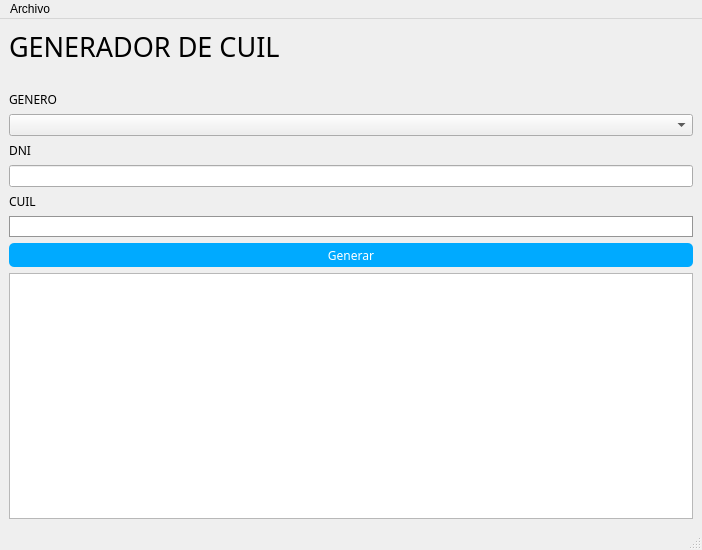
<?xml version="1.0" encoding="UTF-8"?>
<ui version="4.0">
 <class>MainWindow</class>
 <widget class="QMainWindow" name="MainWindow">
  <property name="geometry">
   <rect>
    <x>0</x>
    <y>0</y>
    <width>702</width>
    <height>550</height>
   </rect>
  </property>
  <property name="windowTitle">
   <string>MainWindow</string>
  </property>
  <property name="styleSheet">
   <string notr="true"/>
  </property>
  <widget class="QWidget" name="centralwidget">
   <layout class="QVBoxLayout" name="verticalLayout_4">
    <item>
     <widget class="QLabel" name="lblTitulo">
      <property name="font">
       <font>
        <family>Yu Gothic</family>
        <pointsize>20</pointsize>
       </font>
      </property>
      <property name="text">
       <string>GENERADOR DE CUIL</string>
      </property>
     </widget>
    </item>
    <item>
     <spacer name="verticalSpacer">
      <property name="orientation">
       <enum>Qt::Vertical</enum>
      </property>
      <property name="sizeType">
       <enum>QSizePolicy::Fixed</enum>
      </property>
      <property name="sizeHint" stdset="0">
       <size>
        <width>20</width>
        <height>20</height>
       </size>
      </property>
     </spacer>
    </item>
    <item>
     <widget class="QLabel" name="lblGenero">
      <property name="font">
       <font>
        <family>Yu Gothic</family>
       </font>
      </property>
      <property name="text">
       <string>GENERO</string>
      </property>
     </widget>
    </item>
    <item>
     <widget class="QComboBox" name="cmbGenero">
      <property name="minimumSize">
       <size>
        <width>0</width>
        <height>22</height>
       </size>
      </property>
      <property name="font">
       <font>
        <family>Yu Gothic UI</family>
       </font>
      </property>
      <property name="styleSheet">
       <string notr="true"/>
      </property>
     </widget>
    </item>
    <item>
     <widget class="QLabel" name="lblDni">
      <property name="font">
       <font>
        <family>Yu Gothic</family>
       </font>
      </property>
      <property name="text">
       <string>DNI</string>
      </property>
     </widget>
    </item>
    <item>
     <widget class="QLineEdit" name="txtDni">
      <property name="minimumSize">
       <size>
        <width>0</width>
        <height>22</height>
       </size>
      </property>
      <property name="font">
       <font>
        <family>Yu Gothic UI</family>
        <pointsize>10</pointsize>
       </font>
      </property>
      <property name="styleSheet">
       <string notr="true">QLineEdit {
	padding-left: 2px;
}</string>
      </property>
      <property name="text">
       <string/>
      </property>
     </widget>
    </item>
    <item>
     <widget class="QLabel" name="lblCuil">
      <property name="font">
       <font>
        <family>Yu Gothic</family>
       </font>
      </property>
      <property name="text">
       <string>CUIL</string>
      </property>
     </widget>
    </item>
    <item>
     <widget class="QLabel" name="txtCuil">
      <property name="minimumSize">
       <size>
        <width>0</width>
        <height>18</height>
       </size>
      </property>
      <property name="font">
       <font>
        <family>Yu Gothic UI</family>
        <pointsize>10</pointsize>
       </font>
      </property>
      <property name="styleSheet">
       <string notr="true">QLabel {
	padding: 2px;
	border: 1px solid rgb(149, 149, 149);
	background-color: rgb(255, 255, 255);
}</string>
      </property>
      <property name="text">
       <string/>
      </property>
     </widget>
    </item>
    <item>
     <widget class="QPushButton" name="btnGenerar">
      <property name="enabled">
       <bool>true</bool>
      </property>
      <property name="minimumSize">
       <size>
        <width>0</width>
        <height>24</height>
       </size>
      </property>
      <property name="font">
       <font>
        <family>Yu Gothic</family>
       </font>
      </property>
      <property name="styleSheet">
       <string notr="true">QPushButton{
	background-color: rgb(0, 170, 255);
	color: rgb(255, 255, 255);
	border-radius: 5px;
}

QPushButton:hover {
	background-color: rgb(0, 150, 255);
}
</string>
      </property>
      <property name="text">
       <string>Generar</string>
      </property>
     </widget>
    </item>
    <item>
     <widget class="QTableView" name="tableDatos">
      <property name="font">
       <font>
        <family>Yu Gothic UI</family>
       </font>
      </property>
      <attribute name="verticalHeaderVisible">
       <bool>true</bool>
      </attribute>
     </widget>
    </item>
   </layout>
  </widget>
  <widget class="QMenuBar" name="menubar">
   <property name="geometry">
    <rect>
     <x>0</x>
     <y>0</y>
     <width>702</width>
     <height>22</height>
    </rect>
   </property>
   <widget class="QMenu" name="menuArchivo">
    <property name="title">
     <string>Archivo</string>
    </property>
    <addaction name="actionExportar"/>
   </widget>
   <addaction name="menuArchivo"/>
  </widget>
  <widget class="QStatusBar" name="statusbar"/>
  <action name="actionExportar">
   <property name="text">
    <string>Exportar</string>
   </property>
  </action>
 </widget>
 <resources/>
 <connections/>
</ui>
